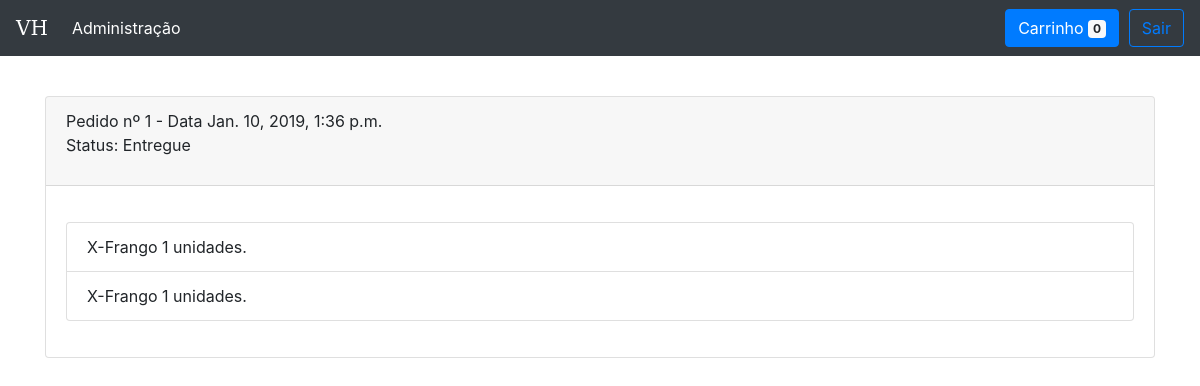
/pedidos/ (signed in), run on the app's committed database.
### Hamburgueria/models.py (models this page shows, shortened)
class Pedido(models.Model):
    STATUSES = (
        ('P', 'Pedido Efetuado'),
        ('A', 'Em Andamento'),
        ('E', 'Entregando'),
        ('X', 'Entregue'),
        ('C', 'Carrinho'),
    )
    status_pedido = models.CharField(max_length=1, choices=STATUSES, default='P')
    owner = models.ForeignKey('auth.User', related_name='pedidos', on_delete=models.CASCADE)
    data = models.DateTimeField(auto_now_add=True)
    class Meta:
        verbose_name = ("Pedido")
        verbose_name_plural = ("Pedidos")

class ProdutoPedido(models.Model):
    pedido = models.ForeignKey(Pedido, related_name='Pedido', on_delete=models.CASCADE)
    produto = models.ForeignKey(Produto, related_name='Produto', on_delete=models.CASCADE)
    qtd = models.PositiveIntegerField(validators=[MinValueValidator(1)], default=1)
    class Meta:
        verbose_name = ("ProdutoPedidos")
        verbose_name_plural = ("ProdutosPedido")

class Produto(models.Model):
    FOOD_CATEGORY = (
        ('L', 'Lanches'),
        ('B', 'Bebidas'),
        ('S', 'Sobremesas'),
    )
    categoria = models.CharField(max_length=1, choices=FOOD_CATEGORY)
    nome = models.CharField(max_length=200)
    preco = models.DecimalField(max_digits=6, decimal_places=2)
    image = models.CharField(max_length=800, default='')
    def __str__(self):
        return self.nome
    class Meta:
        verbose_name = ("Produto")
        verbose_name_plural = ("Produtos")

### Hamburgueria/views.py (the view)
# urls.py: url(r'^pedidos/', views.pedidos, name='pedidos'),
def pedidos(request):
    context = {}
    context['carrinho'] = Carrinho.objects.filter(owner=request.user).aggregate(Sum('qtd'))['qtd__sum']
    context['listaCarrinho'] = Carrinho.objects.filter(owner=request.user)
    context['usr'] = request.user.is_authenticated
    context['staff'] = request.user.is_staff
    if request.user.is_authenticated:
        historico = Pedido.objects.filter(owner_id=request.user.id)
        produtos = ProdutoPedido.objects.filter(pedido__owner_id=request.user.id)
        context['historico'] = historico
        context['produtos'] = produtos
    return render(request, 'Hamburgueria/pedidos.html', context)

### Hamburgueria/templates/Hamburgueria/pedidos.html (shortened to what this page needs)
{% extends 'base/base.html' %}
{% load staticfiles%}
{% load static %}
{% block body %}
    {%  include 'base/_navbar.html' %}
    <br><br><br><br>
    <div class="container text-left " >
    {% for pedido in historico %}
        <div class="card">
          <div class="card-header">
              Pedido nº {{ pedido.id }} - Data {{ pedido.data  }}
              <p> Status:     {% if pedido.status_pedido == 'P'%}
                        Pedido Efetuado
                    {% elif pedido.status_pedido == 'A'%}
                        Pedido em Andamento
                    {% elif pedido.status_pedido == 'E'%}
                        Pedido em Entrega
                    {% else %}
                        Entregue
                    {% endif %}</p>
          </div>
          <div class="card-body">
                <p class="card-text">
                    <ul class="list-group">
                        {% for item in produtos %}
                            {% if item.pedido.id == pedido.id %}
                            <li class="list-group-item">
                                 {{ item.produto }}  {{ item.qtd }} unidades.
                            </li>
                            {% endif %}
                        {% endfor %}
                    </ul>
                </p>
          </div>
        </div>
    <br>
    {% empty %}
        Sorry, no athletes in this list.
    {% endfor %}
    </div>
{%  endblock %}

### data on the page
Pedido: id "1", data "Jan. 10, 2019, 1:36 p.m.", status_pedido "Entregue"
ProdutoPedido: produto "X-Frango", qtd "1"
ProdutoPedido: produto "X-Frango", qtd "1"

### other printed values
{{ carrinho | default_if_none:"0" }} "0"
